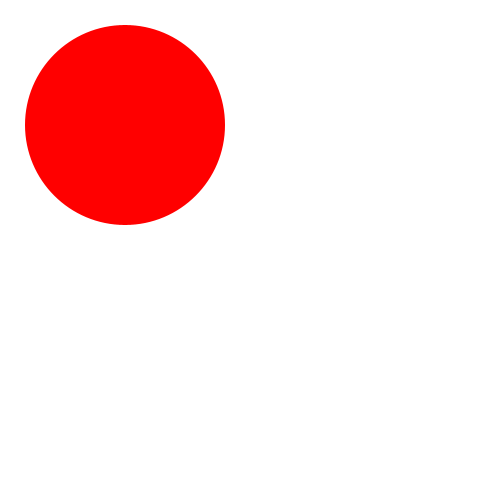
Frame 1 (no input)
Frame 60 (the mouse pressed at the canvas centre just before this capture): identical to frame 1, image omitted
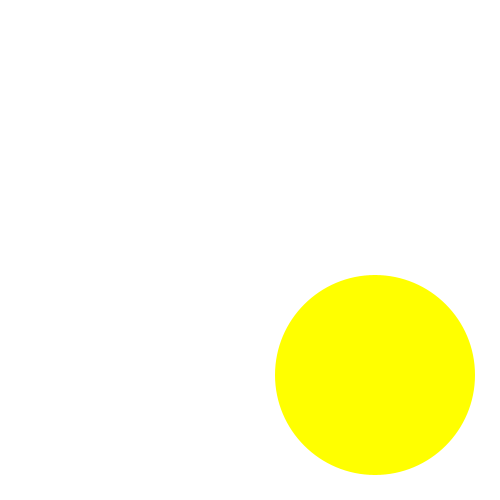
Frame 120 (the mouse held since frame 60 and released just before this capture)

The Processing sketch that drew these frames (run headless with seeded random() and noise(); from frame 60 on, the mouse is pressed at the canvas centre):

// Processing sketch: drill14
// ── drill14.pde
void setup() {
    size(500,500);
    noStroke();
}

void draw() {
    background(255);
    if (mouseX < width/2 && mouseY < height/2) {
        fill(255,0,0);
        ellipse(width/4, height/4, 200, 200);
    } else if (mouseX > width/2 && mouseY < height/2) {
        fill(0,255,0);
        ellipse(width/4*3, height/4, 200, 200);
    } else if (mouseX < width/2 && mouseY > height/2) {
        fill(0,0,255);
        ellipse(width/4, height/4*3, 200, 200);
    } else {
        fill(255,255,0);
        ellipse(width/4*3, height/4*3, 200, 200);
    }
}
